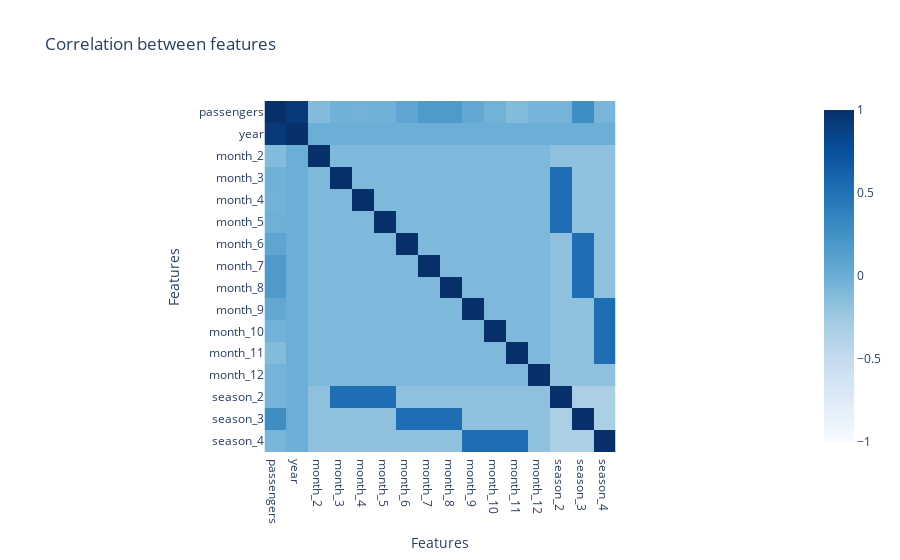

Write notebook code for a chart like this one.
### Markdown cell above
#### Correlation between features

Let us now visualize the correlation between the features (dark colors mean high correlation).

### Code cell
# Plot the correlation between the new features and the target
corr = passengers_augmented.corr().round(4)
# Use blue red color scale
fig = px.imshow(
  corr.values,
  color_continuous_scale="blues",
  color_continuous_midpoint=0,
  title="Correlation between features",
)

fig.update_xaxes(
  title="Features", ticktext=corr.columns, tickvals=np.arange(len(corr.columns))
)
fig.update_yaxes(
  title="Features", ticktext=corr.columns, tickvals=np.arange(len(corr.columns))
)
fig.show()

### Figure 1 — Plotly figure (JSON) as saved in the notebook; plotly's stock layout.template omitted (floating-point values rounded to 4 significant figures; data arrays with more than 128 entries replaced by an {"elided": "..."} marker saying what was removed)
{"data": [{"coloraxis": "coloraxis", "hovertemplate": "x: %{x}<br>y: %{y}<br>color: %{z}<extra></extra>", "name": "0", "type": "heatmap", "xaxis": "x", "yaxis": "y", "z": {"elided": "16x16 float values"}}], "layout": {"coloraxis": {"cmid": 0, "colorscale": [[0, "rgb(247,251,255)"], [0.125, "rgb(222,235,247)"], [0.25, "rgb(198,219,239)"], [0.375, "rgb(158,202,225)"], [0.5, "rgb(107,174,214)"], [0.625, "rgb(66,146,198)"], [0.75, "rgb(33,113,181)"], [0.875, "rgb(8,81,156)"], [1, "rgb(8,48,107)"]]}, "title": {"text": "Correlation between features"}, "xaxis": {"anchor": "y", "constrain": "domain", "domain": [0, 1], "scaleanchor": "y", "ticktext": ["passengers", "year", "month_2", "month_3", "month_4", "month_5", "month_6", "month_7", "month_8", "month_9", "month_10", "month_11", "month_12", "season_2", "season_3", "season_4"], "tickvals": [0, 1, 2, 3, 4, 5, 6, 7, 8, 9, 10, 11, 12, 13, 14, 15], "title": {"text": "Features"}}, "yaxis": {"anchor": "x", "autorange": "reversed", "constrain": "domain", "domain": [0, 1], "ticktext": ["passengers", "year", "month_2", "month_3", "month_4", "month_5", "month_6", "month_7", "month_8", "month_9", "month_10", "month_11", "month_12", "season_2", "season_3", "season_4"], "tickvals": [0, 1, 2, 3, 4, 5, 6, 7, 8, 9, 10, 11, 12, 13, 14, 15], "title": {"text": "Features"}}}}
